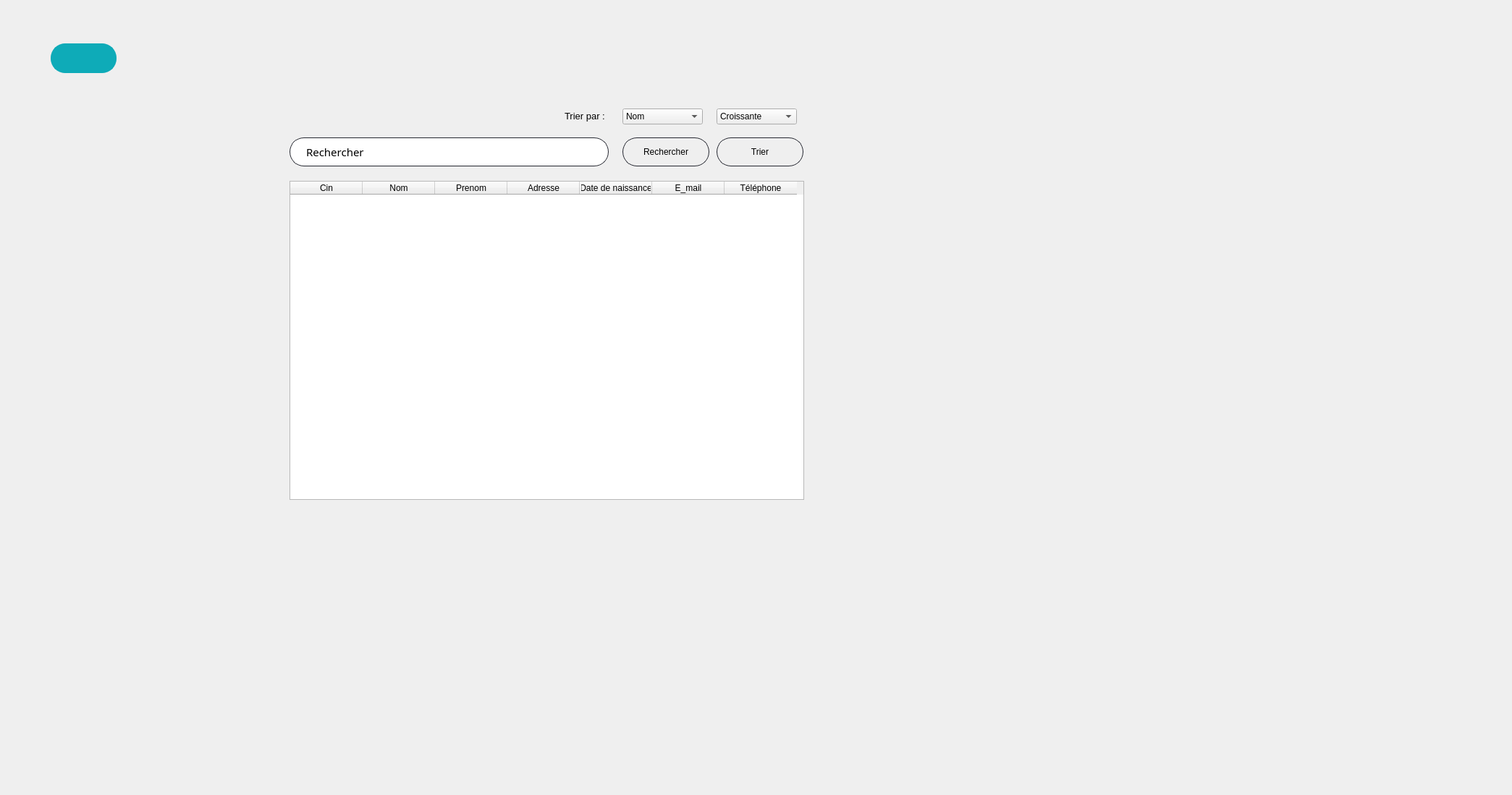
      <widget class="QWidget" name="AfficherClient">
       <attribute name="title">
        <string>Clients</string>
       </attribute>
       <widget class="QLabel" name="backgroundAfficheClient">
        <property name="geometry">
         <rect>
          <x>160</x>
          <y>10</y>
          <width>1920</width>
          <height>1080</height>
         </rect>
        </property>
        <property name="text">
         <string/>
        </property>
        <property name="pixmap">
         <pixmap resource="res.qrc">:/img/back_empty.png</pixmap>
        </property>
       </widget>
       <widget class="QLineEdit" name="searchBox">
        <property name="geometry">
         <rect>
          <x>400</x>
          <y>190</y>
          <width>441</width>
          <height>40</height>
         </rect>
        </property>
        <property name="font">
         <font>
          <family>OpenSymbol</family>
          <pointsize>11</pointsize>
         </font>
        </property>
        <property name="styleSheet">
         <string notr="true">QLineEdit {
border: 1px solid rgb(37,39,48);
border-radius: 20px;
padding-left:20px;
padding-right:20px;
}
QLineEdit:hover{
	border: 2px solid rgb(222, 221, 218)
}
QLineEdit:focus{
	border: 2px solid rgb(154, 208, 236)
}</string>
        </property>
        <property name="text">
         <string>Rechercher</string>
        </property>
        <property name="placeholderText">
         <string>Search</string>
        </property>
       </widget>
       <widget class="QComboBox" name="trierAttribut">
        <property name="geometry">
         <rect>
          <x>860</x>
          <y>150</y>
          <width>111</width>
          <height>22</height>
         </rect>
        </property>
        <property name="editable">
         <bool>false</bool>
        </property>
        <property name="currentText">
         <string>Nom</string>
        </property>
        <property name="minimumContentsLength">
         <number>2</number>
        </property>
        <item>
         <property name="text">
          <string>Nom</string>
         </property>
        </item>
        <item>
         <property name="text">
          <string>Age</string>
         </property>
        </item>
       </widget>
       <widget class="QTableWidget" name="tableAffichage">
        <property name="geometry">
         <rect>
          <x>400</x>
          <y>250</y>
          <width>711</width>
          <height>441</height>
         </rect>
        </property>
        <column>
         <property name="text">
          <string>Cin</string>
         </property>
         <property name="textAlignment">
          <set>AlignCenter</set>
         </property>
        </column>
        <column>
         <property name="text">
          <string>Nom</string>
         </property>
         <property name="textAlignment">
          <set>AlignCenter</set>
         </property>
        </column>
        <column>
         <property name="text">
          <string>Prenom</string>
         </property>
         <property name="textAlignment">
          <set>AlignCenter</set>
         </property>
        </column>
        <column>
         <property name="text">
          <string>Adresse</string>
         </property>
         <property name="textAlignment">
          <set>AlignCenter</set>
         </property>
        </column>
        <column>
         <property name="text">
          <string>Date de naissance</string>
         </property>
         <property name="textAlignment">
          <set>AlignCenter</set>
         </property>
        </column>
        <column>
         <property name="text">
          <string>E_mail</string>
         </property>
         <property name="textAlignment">
          <set>AlignCenter</set>
         </property>
        </column>
        <column>
         <property name="text">
          <string>Téléphone</string>
         </property>
         <property name="textAlignment">
          <set>AlignCenter</set>
         </property>
        </column>
       </widget>
       <widget class="QPushButton" name="triButton">
        <property name="geometry">
         <rect>
          <x>990</x>
          <y>190</y>
          <width>120</width>
          <height>40</height>
         </rect>
        </property>
        <property name="styleSheet">
         <string notr="true">QPushButton {
border: 1px solid rgb(37,39,48);
border-radius: 20px;
padding-left:20px;
padding-right:20px;
}
QPushButton:hover{
	border: 2px solid rgb(0, 0, 0)
}
QPushButtont:focus{
	border: 2px solid rgb(154, 208, 236)
}</string>
        </property>
        <property name="text">
         <string>Trier</string>
        </property>
        <property name="icon">
         <iconset>
          <normaloff>../python étudiants/greenmark.png</normaloff>../python étudiants/greenmark.png</iconset>
        </property>
       </widget>
       <widget class="QLabel" name="textTrierPar">
        <property name="geometry">
         <rect>
          <x>780</x>
          <y>150</y>
          <width>101</width>
          <height>21</height>
         </rect>
        </property>
        <property name="font">
         <font>
          <pointsize>10</pointsize>
         </font>
        </property>
        <property name="text">
         <string>Trier par :</string>
        </property>
       </widget>
       <widget class="QComboBox" name="ordreTri">
        <property name="geometry">
         <rect>
          <x>990</x>
          <y>150</y>
          <width>111</width>
          <height>22</height>
         </rect>
        </property>
        <item>
         <property name="text">
          <string>Croissante</string>
         </property>
        </item>
        <item>
         <property name="text">
          <string>Décroissante</string>
         </property>
        </item>
       </widget>
       <widget class="QPushButton" name="chercherButton">
        <property name="geometry">
         <rect>
          <x>860</x>
          <y>190</y>
          <width>120</width>
          <height>40</height>
         </rect>
        </property>
        <property name="styleSheet">
         <string notr="true">QPushButton {
border: 1px solid rgb(37,39,48);
border-radius: 20px;
padding-left:20px;
padding-right:20px;
}
QPushButton:hover{
	border: 2px solid rgb(0, 0, 0)
}
QPushButtont:focus{
	border: 2px solid rgb(154, 208, 236)
}</string>
        </property>
        <property name="text">
         <string>Rechercher</string>
        </property>
        <property name="icon">
         <iconset>
          <normaloff>../python étudiants/greenmark.png</normaloff>../python étudiants/greenmark.png</iconset>
        </property>
       </widget>
       <widget class="QPushButton" name="returnShowClient">
        <property name="geometry">
         <rect>
          <x>70</x>
          <y>60</y>
          <width>91</width>
          <height>41</height>
         </rect>
        </property>
        <property name="styleSheet">
         <string notr="true">/* Styles généraux du bouton */
QPushButton {
    background-color: #0EABB8; /* Bleu clair pour représenter l'eau */
    border: 2px solid #0EABB8; /* Bordure bleue */
    color: #ffffff; /* Texte blanc */
    padding: 15px 25px; /* Espacement intérieur */
    font-size: 18px; /* Taille de la police */
    font-weight: bold; /* Police en gras */
    border-radius: 20px; /* Bordure arrondie */
    outline: none; /* Supprime la bordure de focus */
    position: relative; /* Position relative pour les pseudo-éléments */
    overflow: hidden; /* Cache le contenu débordant */
    transition: background-color 0.3s, color 0.3s; /* Transition des couleurs */
}

/* Style au survol du bouton */
QPushButton:hover {
    background-color: #03a9fc; /* Fond devient blanc */
    color: #0EABB8; /* Texte devient bleu clair */
}

/* Style au clic du bouton */
QPushButton:pressed {
    background-color: #1e4c6f; /* Bleu foncé lors du clic */
    color: #f8f8f8; /* Texte blanc lors du clic */
}

/* Animation pour le pseudo-élément :after */
QPushButton::after {
    content: ''; /* Contenu vide */
    position: absolute; /* Position absolue */
    width: 100%; /* Largeur à 100% */
    height: 100%; /* Hauteur à 100% */
    background-color: rgba(255, 255, 255, 0.3); /* Fond semi-transparent */
    top: 50%; /* Positionnement au centre vertical */
    left: 50%; /* Positionnement au centre horizontal */
    border-radius: 50%; /* Bordure arrondie */
    transform: translate(-50%, -50%) scale(0); /* Réduit l'échelle à 0 */
    transition: transform 0.5s ease; /* Transition de l'échelle */
}

/* Animation au survol du bouton */
QPushButton:hover::after {
    transform: translate(-50%, -50%) scale(2); /* Augmente l'échelle à 2 */
}</string>
        </property>
        <property name="text">
         <string/>
        </property>
        <property name="icon">
         <iconset resource="res.qrc">
          <normaloff>:/img/return.png</normaloff>:/img/return.png</iconset>
        </property>
        <property name="iconSize">
         <size>
          <width>35</width>
          <height>35</height>
         </size>
        </property>
        <property name="shortcut">
         <string>Backspace</string>
        </property>
       </widget>
      </widget>
